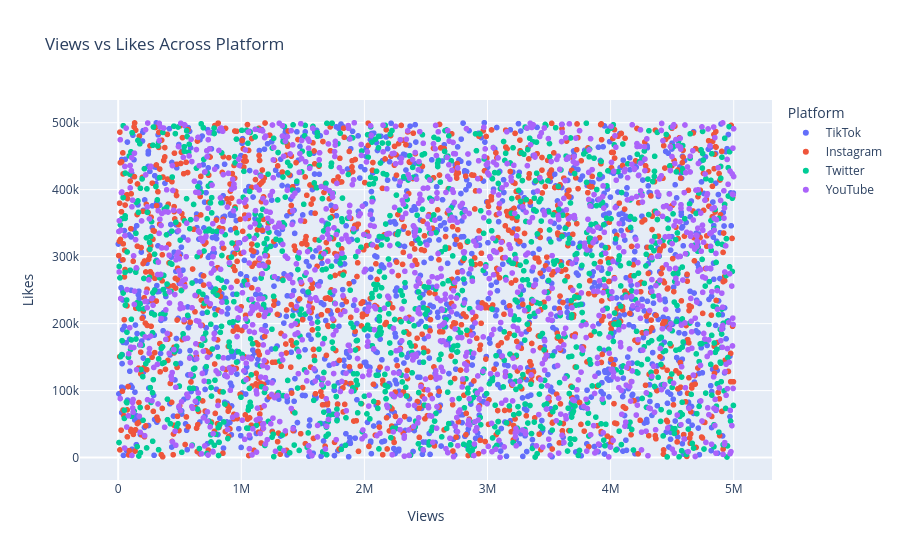

The cell this chart's notebook holds for it:
### Code cell
fig = px. scatter(df, x='Views', y='Likes', color='Platform', hover_data=['Hashtag', 'Region'],
                  title='Views vs Likes Across Platform')

fig. show()

### Figure 1 — Plotly figure (JSON) as saved in the notebook; plotly's stock layout.template omitted (floating-point values rounded to 4 significant figures; data arrays with more than 128 entries replaced by an {"elided": "..."} marker saying what was removed)
{"data": [{"customdata": {"elided": "1260x2 str values"}, "hovertemplate": "Platform=TikTok<br>Views=%{x}<br>Likes=%{y}<br>Hashtag=%{customdata[0]}<br>Region=%{customdata[1]}<extra></extra>", "legendgroup": "TikTok", "marker": {"color": "#636efa", "symbol": "circle"}, "mode": "markers", "name": "TikTok", "showlegend": true, "type": "scattergl", "x": {"elided": "1260 int values"}, "xaxis": "x", "y": {"elided": "1260 int values"}, "yaxis": "y"}, {"customdata": {"elided": "1212x2 str values"}, "hovertemplate": "Platform=Instagram<br>Views=%{x}<br>Likes=%{y}<br>Hashtag=%{customdata[0]}<br>Region=%{customdata[1]}<extra></extra>", "legendgroup": "Instagram", "marker": {"color": "#EF553B", "symbol": "circle"}, "mode": "markers", "name": "Instagram", "showlegend": true, "type": "scattergl", "x": {"elided": "1212 int values"}, "xaxis": "x", "y": {"elided": "1212 int values"}, "yaxis": "y"}, {"customdata": {"elided": "1204x2 str values"}, "hovertemplate": "Platform=Twitter<br>Views=%{x}<br>Likes=%{y}<br>Hashtag=%{customdata[0]}<br>Region=%{customdata[1]}<extra></extra>", "legendgroup": "Twitter", "marker": {"color": "#00cc96", "symbol": "circle"}, "mode": "markers", "name": "Twitter", "showlegend": true, "type": "scattergl", "x": {"elided": "1204 int values"}, "xaxis": "x", "y": {"elided": "1204 int values"}, "yaxis": "y"}, {"customdata": {"elided": "1324x2 str values"}, "hovertemplate": "Platform=YouTube<br>Views=%{x}<br>Likes=%{y}<br>Hashtag=%{customdata[0]}<br>Region=%{customdata[1]}<extra></extra>", "legendgroup": "YouTube", "marker": {"color": "#ab63fa", "symbol": "circle"}, "mode": "markers", "name": "YouTube", "showlegend": true, "type": "scattergl", "x": {"elided": "1324 int values"}, "xaxis": "x", "y": {"elided": "1324 int values"}, "yaxis": "y"}], "layout": {"legend": {"title": {"text": "Platform"}, "tracegroupgap": 0}, "title": {"text": "Views vs Likes Across Platform"}, "xaxis": {"anchor": "y", "domain": [0, 1], "title": {"text": "Views"}}, "yaxis": {"anchor": "x", "domain": [0, 1], "title": {"text": "Likes"}}}}
